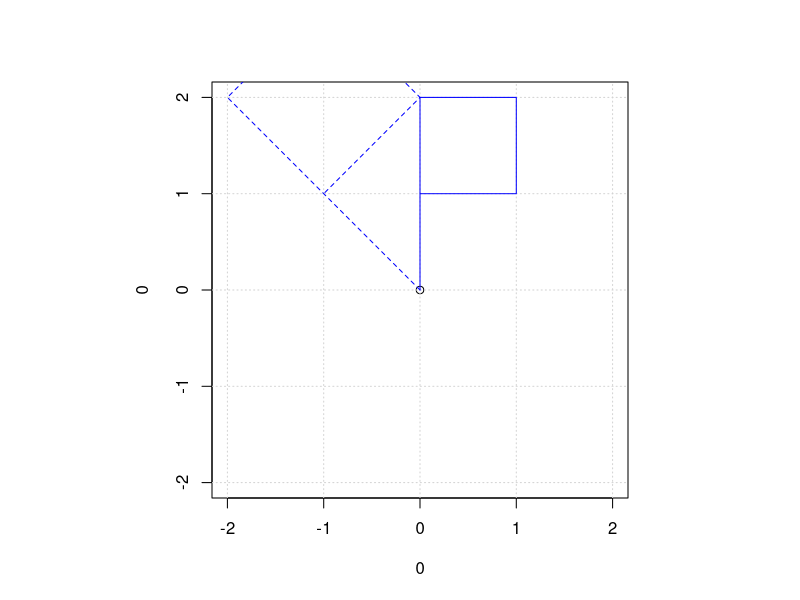
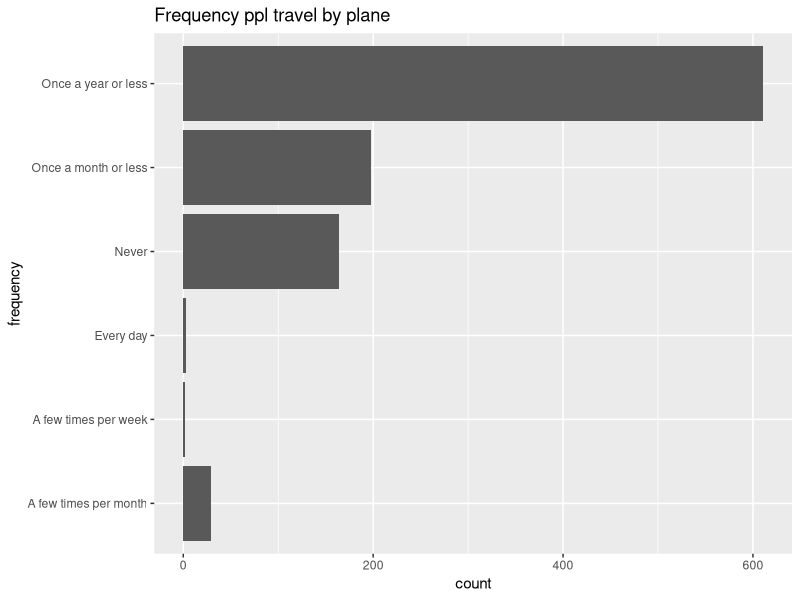
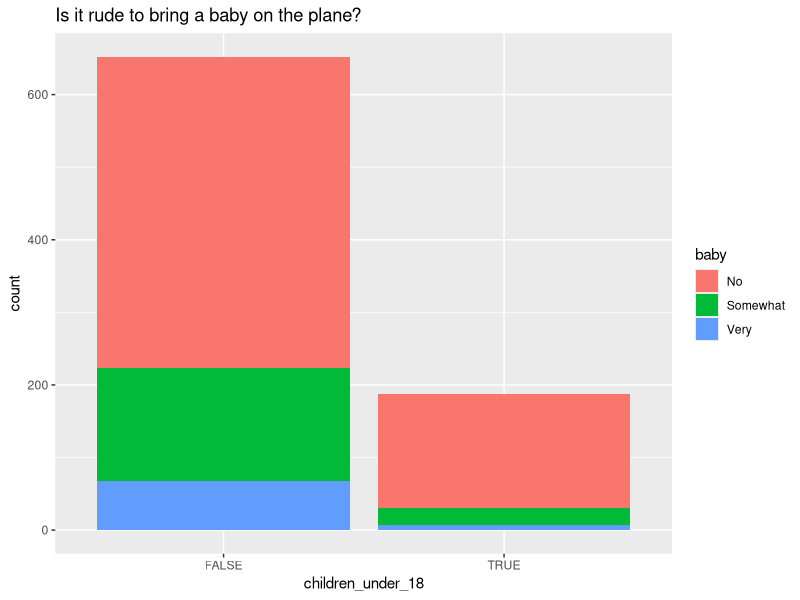
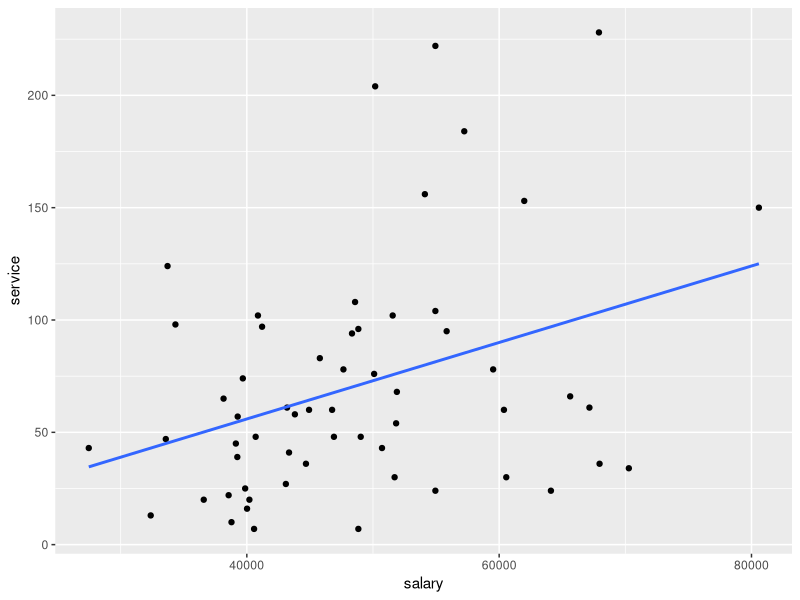
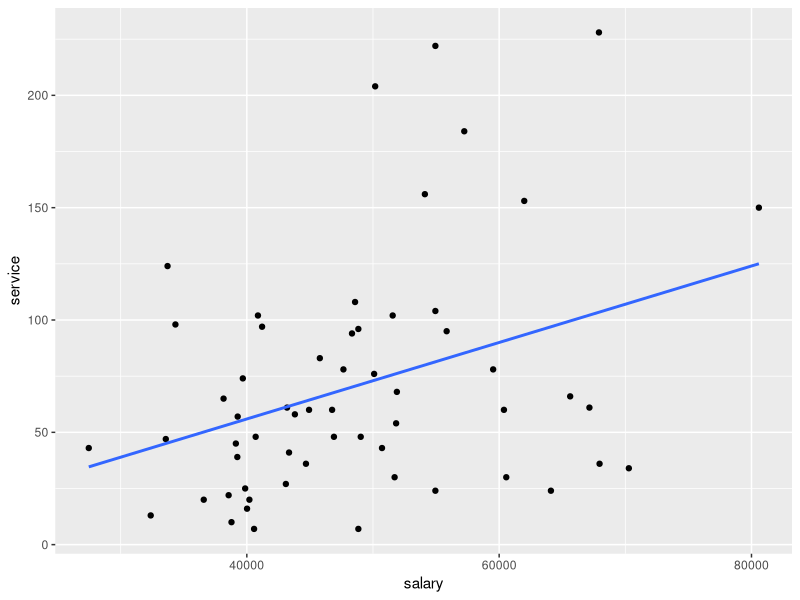
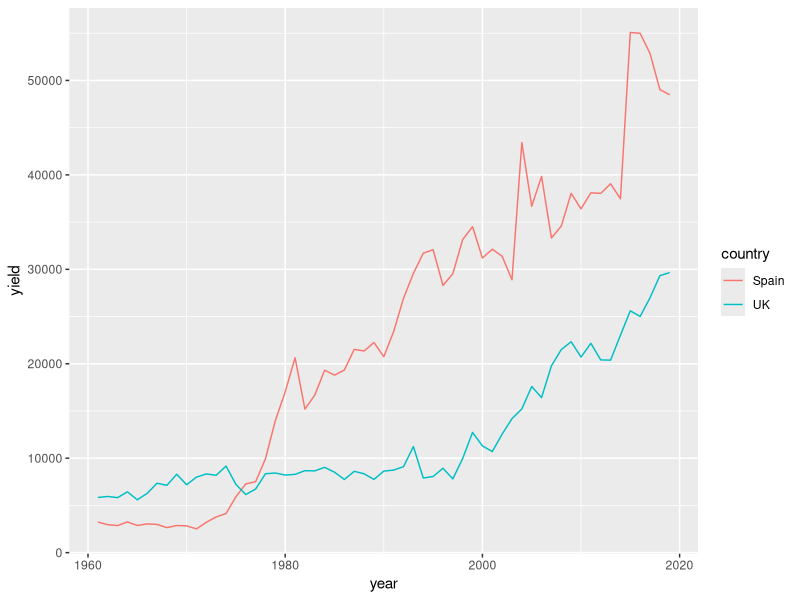
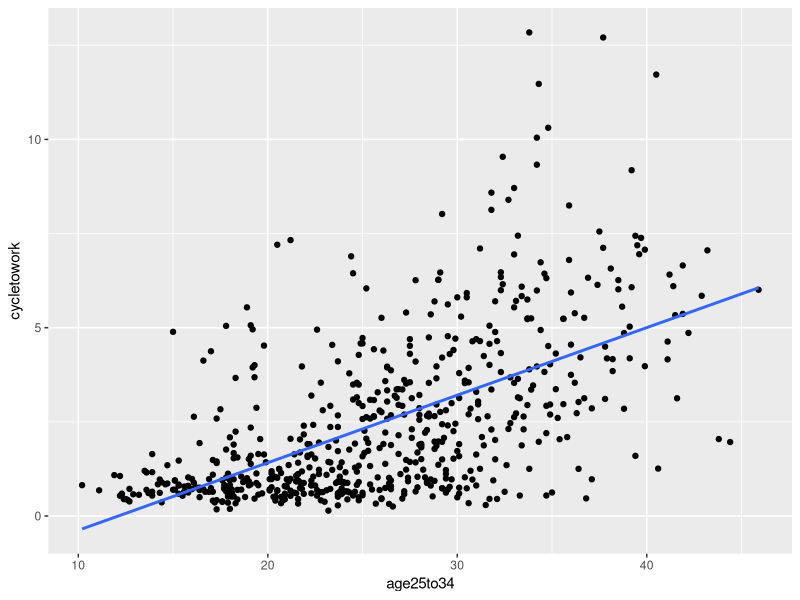
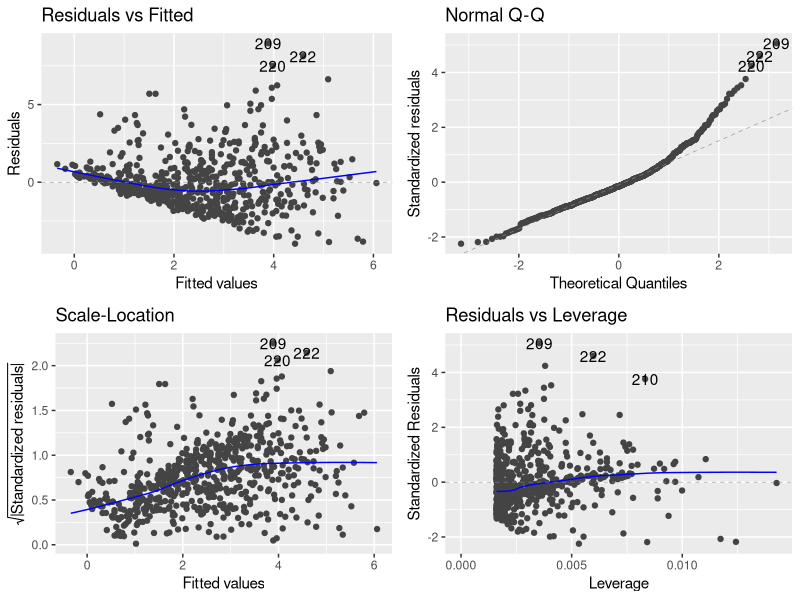

Reproduce these figures in R, in order.
## ---- chunk 1
# Test Prep R Script

# code for probs that use pnorm, qnorm
pnorm(20,15,3) - pnorm(10,15,3) # for proababilty
qnorm(0.1,15,3)  # at most/ up to?

qnorm(0.43,96,25) 

pnorm(475,500,20)
1-pnorm(515,500,20)

pnorm(70,75,12) - pnorm(60,75,12)
qnorm (.85, 75, 12)
1 - pnorm(75, 60, 15)
qnorm(.4, 60, 15)

1 - pnorm(127, 100, 15)
qnorm(0.10, 100, 15)

(1-pnorm(133,100,15))/(1-pnorm(127,100,15))

pnorm(224,232,5)
qnorm(0.7,232,5)

# Question 5 April 
M = cbind(c(1,1),c(-1,1))
flag = rbind(c(0, 0, 1, 1, 0),
             c(0, 2, 2, 1, 1))
par(pty="s")
plot(0,0,xlim=c(-2,2),ylim=c(-2,2))
grid()
lines(flag[1,],flag[2,],col='blue')

newflag = M %*% flag

lines(newflag[1,],newflag[2,],col='blue',lty=2)

# Code part of April Phase test
library(tidyverse)
library(ggfortify)

setwd("~/Projects/Data_Science/Labs")
flying = read_csv('../Data/flying.csv')
flying

nrow(flying)
ncol(flying)


# bar chart
ggplot(flying,mapping=aes(x=frequency)) +
  geom_bar()+ 
  coord_flip() +
  ggtitle("Frequency ppl travel by plane")

# summary table
flying %>%
  filter(recline_frequency == "Never" | recline_frequency == "Once in a while")%>%
  group_by(recline_rude) %>%
  summarise(count=n())
#recline_rude
#recline_frequency

#children_under_18 
#baby
flying %>%
  select(baby,children_under_18) %>%
  drop_na()%>%
  ggplot(aes(x=children_under_18, fill=baby)) +
    geom_bar() +
    ggtitle("Is it rude to bring a baby on the plane?")

# bank.csv
bank = read_csv('../Data/bank.csv')
# salary~service


# calculate correlation efficient, best fit eq code
ggplot(bank,aes(x=salary,y=service)) +
  geom_point() +
  geom_smooth(method=lm, se=FALSE)
model = lm(salary~service, data=bank)
summary(model)
# 43382.70  <-- intercept
# 73.25 <-- coefficent of sales

# use salary and size to predict sales
ggplot(bank,aes(x=salary,y=service)) +
  geom_point() +
  geom_smooth(method=lm, se=FALSE)
model = lm(salary~service+size, data=bank)
summary(model)
# Intercept: 46481.10
# Coefficent: 82.89


# Code part of July Phase test
fruit = read_csv('../Data/fruit.csv')
fruit

nrow(fruit)
ncol(fruit)

# to see the fruit types
select(fruit,item) %>% unique()
distinct(fruit,country)

spain = filter(fruit, country=='Spain') %>% select(item) %>% unique() 
uk = filter(fruit, country=='UK') %>% select(item)  %>% unique() 
intersect(spain,uk)
# not used but show other fruit stuff (below)
union(spain,uk)
setdiff(spain,uk)

fruit %>%
  filter(item=='Strawberries') %>%
  ggplot(aes(x=year , y=yield, colour=country )) +
  geom_line() 

# summary table, 2019
fruit %>%
  filter(year==2019) %>%
  group_by(item) %>%
  summarise(total_area = sum(area))

cycle = read_csv('../Data/cycling.csv')
cycle

ggplot(cycle, aes(x=age25to34,y=cycletowork)) + 
  geom_point() +
  geom_smooth(method=lm, se=FALSE)

model = lm(cycletowork~age25to34, data=cycle)
summary(model)

autoplot(model)

model = lm(cycletowork~age25to34+travel10to20km+zerocarsvans, data=cycle)
summary(model)

# fitted model:
# cycletowork = 0.8177823 + 0.1263045 * age25to34
#                         - 0.817057 * travel10to20km
#                         + 0.006776 * zerocarsvans

model = lm(cycletowork~age25to34+travel10to20km, data=cycle)
summary(model)
# R^2 = 0.4564
